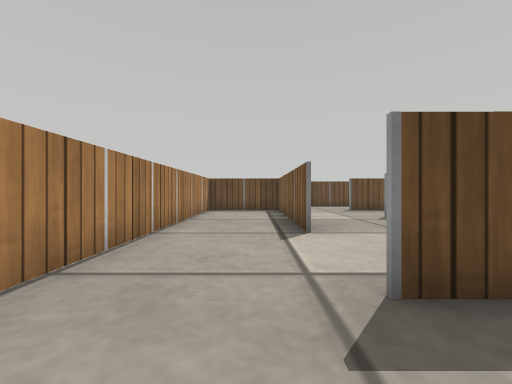
View 1 (above)

16 first-person views from a walk through a robot-simulator world made for Webots. The camera is 0.16 m above the floor, looks level and sees 90° across. The floor is counted in squares, 0.2 m on a side. Each view is taken from the middle of a square. On the plan, view 1 faces up. The plan holds only what a view shows up to about 10 squares ahead; the rest is blank. Robots are left out. Simple shapes and patterns stand in for the simulator's stock objects.

View 2
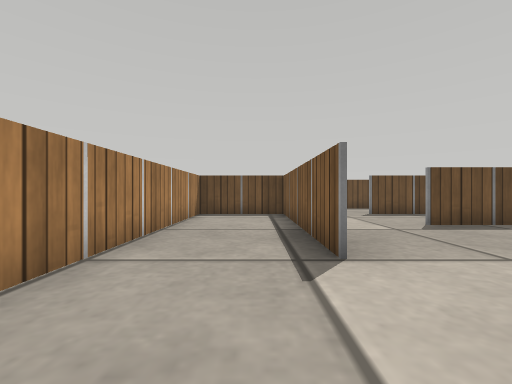

View 3
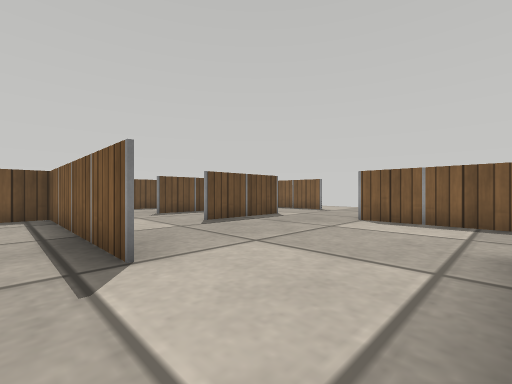

View 4
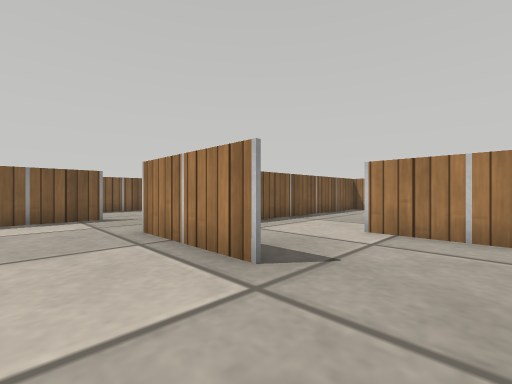

View 5
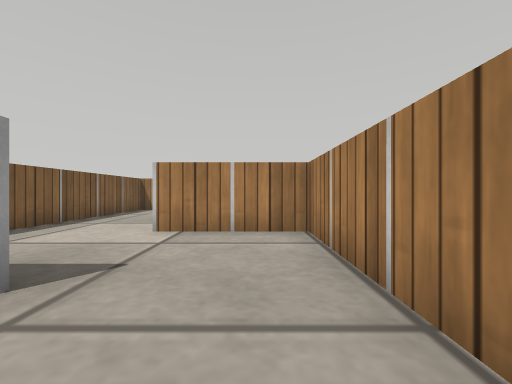

View 6
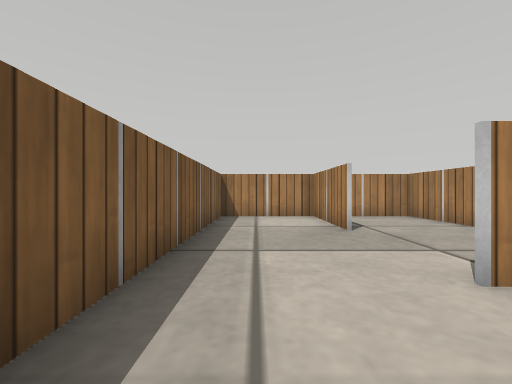

View 7
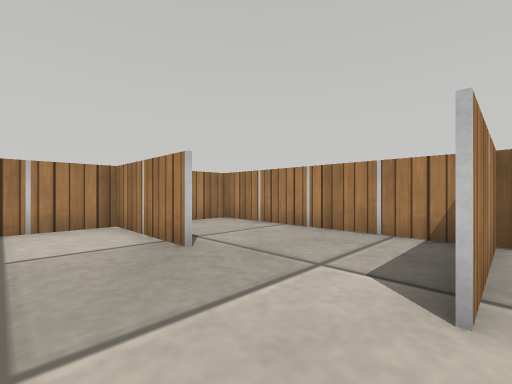

View 8
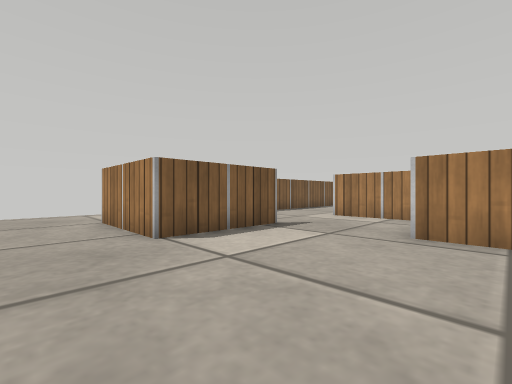

View 9
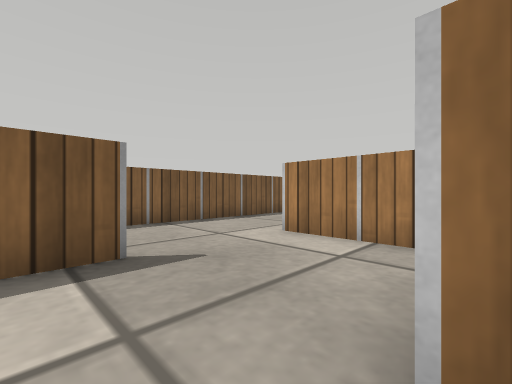

View 10
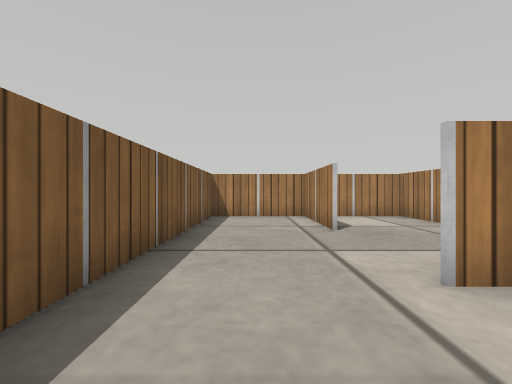

View 11
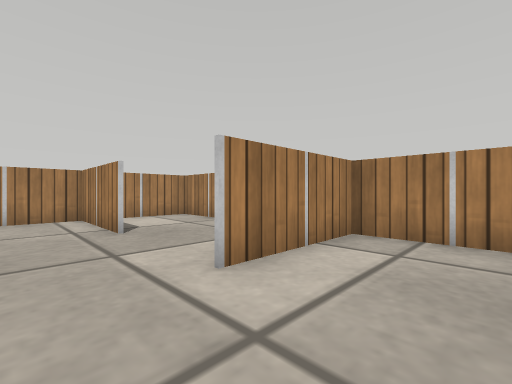

View 12
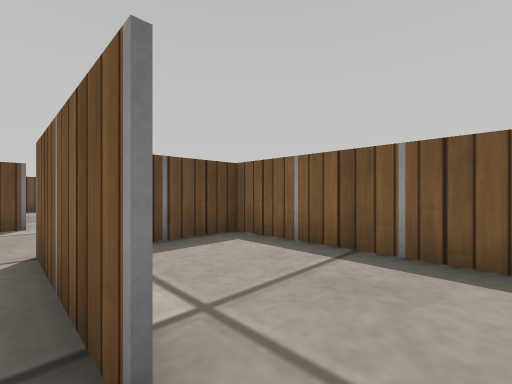

View 13
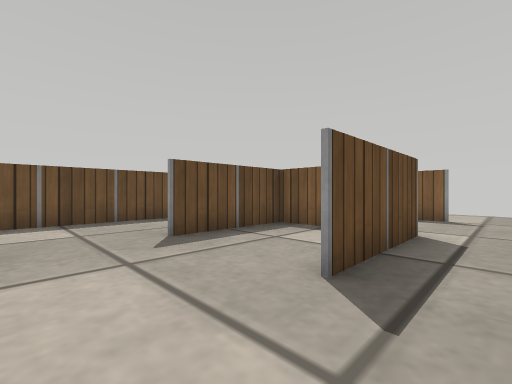

View 14
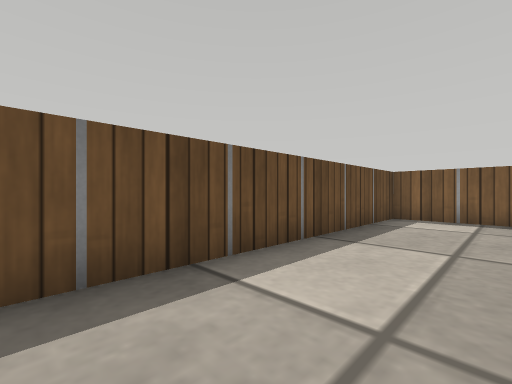

View 15
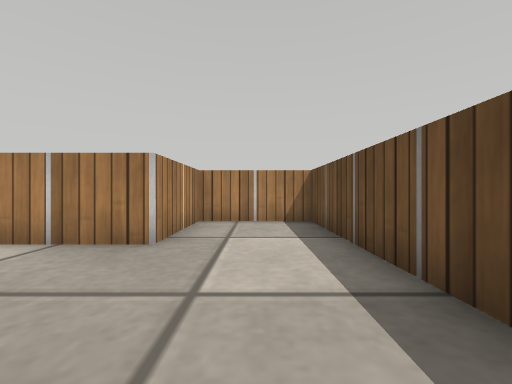

View 16
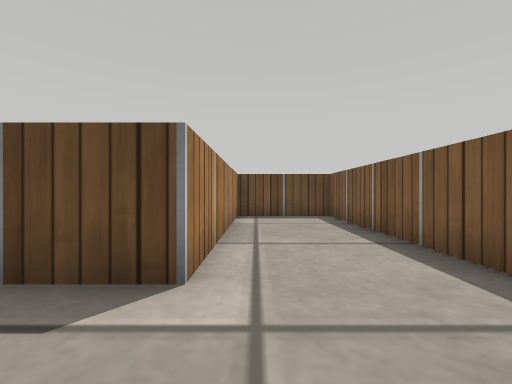

### Floor plan
Key: @ floor where view 1 was taken; # wall or solid block; . floor.
Columns run from 2 left of view 1 to 13 right of it. Each row starts with its distance up from view 1.
 15 #############
 14 #........#..#
 13 #........#..#
 12 #........#..#
 11 ####...###..#
 10 #..#.....#..#
  9 #..#.....#..#
  8 #..#...###......
  7 #..#............
  6 #..#............
  5 #........####...
  4 #........#..#
  3 #........#..#
  2 #...###..#..#
  1 #.....#.....#
  0 #.@...#.....#
 -1 ####..####..#
 -2 #.....#  ...#
 -3 #.....# ....#
 -4 #.....#.....#
 -5 #..#..#..#..#
 -6 #..#..#..#..#
 -7 #..#..#..#..#
 -8 #############

Positions as (right, up) in squares from view 1, and headings:
1: (0, 0), facing up
2: (0, 2), facing up
3: (0, 2), facing up-right
4: (-1, 4), facing down-right
5: (-1, 4), facing down
6: (3, 1), facing down
7: (3, -1), facing down-left
8: (3, 7), facing down-right
9: (4, 3), facing down-right
10: (9, 1), facing down
11: (9, 1), facing down-left
12: (7, 1), facing up-right
13: (2, 7), facing up-right
14: (-1, 12), facing up-right
15: (5, 13), facing left
16: (8, 6), facing up
